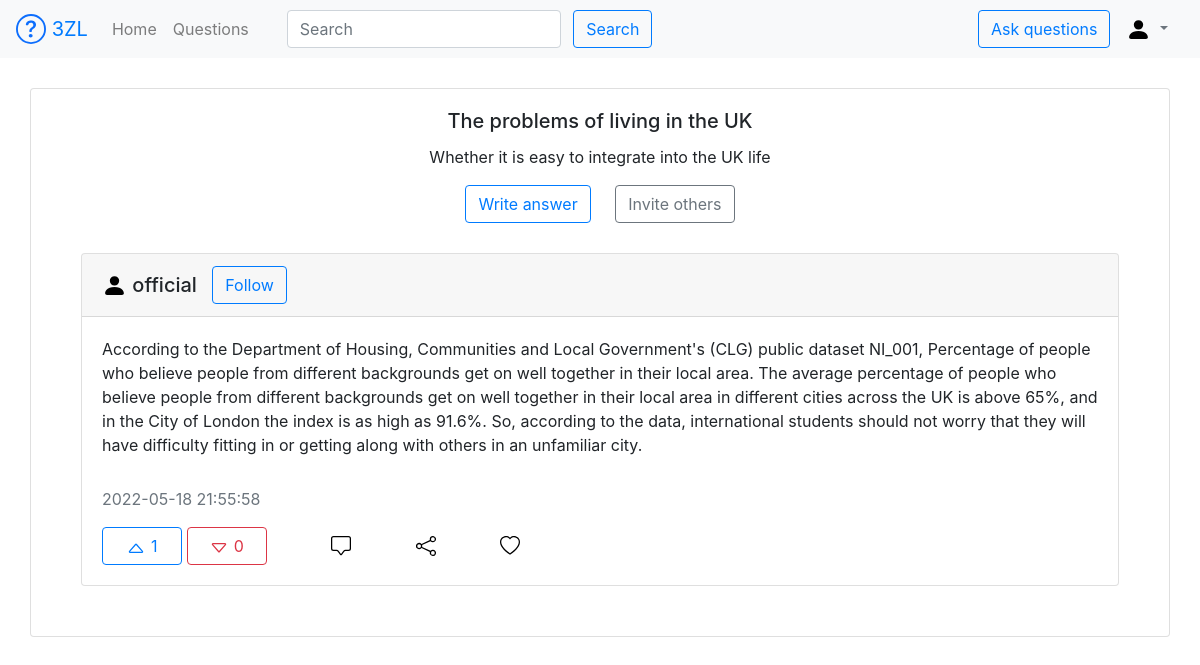
/question8, run on the app's committed database.
### appdir/models.py (models this page shows, shortened)
class Question(db.Model):
    id = db.Column(db.Integer, primary_key=True)
    title = db.Column(db.String(100), index=True)
    description = db.Column(db.String(300), index=True)
    datetime = db.Column(db.DateTime)
    user_id = db.Column(db.Integer, db.ForeignKey('user.id'))
    type = db.Column(db.Integer)
    status = db.Column(db.Integer)

class User(db.Model):
    id = db.Column(db.Integer, primary_key=True)
    username = db.Column(db.String(64), index=True, unique=True)
    email = db.Column(db.String(120), index=True, unique=True)
    original_password = db.Column(db.String(128))
    password_hash = db.Column(db.String(128))
    invitation_code = db.Column(db.String(32))
    status = db.Column(db.Integer)

class Answer(db.Model):
    id = db.Column(db.Integer, primary_key=True)
    content = db.Column(db.String(1000), index=True)
    datetime = db.Column(db.DateTime)
    user_id = db.Column(db.Integer, db.ForeignKey('user.id'))
    question_id = db.Column(db.Integer, db.ForeignKey('question.id'))

### appdir/routes.py (the view)
@app.route('/question<question_id>', methods=['GET', 'POST'])
def question(question_id):
    current_question = Question.query.filter(Question.id == question_id).first()
    question_form = QuestionForm()
    if question_form.validate_on_submit():
        return validate_question(question_form)
    answer_form = AnswerForm()
    if answer_form.validate_on_submit():
        return validate_answer(answer_form=answer_form, question_id=question_id)
    users_in_db = User.query.all()
    answers_in_db = Answer.query.filter(Answer.question_id == question_id)
    answer_ids = []
    for answer in answers_in_db:
        answer_ids.append(answer.id)
    answers = get_answers(answer_ids=answer_ids)
    return render_template(
        'question.html',
        username=session.get('USERNAME'),
        question_form=question_form,
        question=current_question,
        answer_form=answer_form,
        answers=answers,
        user_id=session.get('USERID'),
        users=users_in_db
    )

### appdir/forms.py
class QuestionForm(FlaskForm):
    title = StringField('Title', validators=[DataRequired()],
                        render_kw={'class': 'form-control', 'id': 'question-title'})
    description = TextAreaField('Description', validators=[DataRequired()],
                                render_kw={'class': 'form-control', 'id': 'question-des'})
    submit = SubmitField('Post', render_kw={'class': 'btn btn-outline-primary', 'id': 'submit-question'})

class AnswerForm(FlaskForm):
    content = TextAreaField('Content', validators=[DataRequired()],
                            render_kw={'class': 'form-control', 'id': 'answer-content'})
    submit = SubmitField('Post', render_kw={'class': 'btn btn-outline-primary', 'id': 'submit-answer'})

### appdir/templates/question.html (shortened to what this page needs)
{% extends 'base.html' %}
{% block content %}
    <div class="card text-center">
        <div class="card-body">
            <h5 class="card-title">{{ question.title }}</h5>
            <p class="card-text">{{ question.description }}</p>
            <button type="button" class="btn btn-outline-primary" id="write" data-toggle="modal"
                    data-target="#answer-modal">Write answer
            </button>
            <button type="button" class="btn btn-outline-secondary" data-toggle="modal" data-target="#invite-modal">
                Invite others
            </button>
            {% for answer in answers %}
                <div class="card text-left">
                    <h5 class="card-header">
                        <img src="../static/image/bootstrap-icon/person-fill.svg" width="25" height="25"
                             class="d-inline-block align-middle"
                             alt="" loading="lazy">
                        <span class="align-middle">{{ answer.username }}</span>
                        {% if answer.followed %}
                            <button type="button" class="btn btn-primary align-middle follow-btn">Followed</button>
                        {% else %}
                            <button type="button" class="btn btn-outline-primary align-middle follow-btn">Follow
                            </button>
                        {% endif %}
                    </h5>
                    <div class="card-body">
                        <p class="card-text">{{ answer.content }}</p>
                        <div id="my-div">
                            <p class="card-text text-muted">{{ answer.time }}</p>
                            <button type="button" class="btn btn-outline-primary agree-btn">
                                <svg xmlns="http://www.w3.org/2000/svg" width="20" height="20" fill="currentColor"
                                     class="bi bi-caret-up" viewBox="0 0 16 16">
                                    <path fill-rule="evenodd"
                                          d="M3.204 11L8 5.519 12.796 11H3.204zm-.753-.659l4.796-5.48a1 1 0 0 1 1.506 0l4.796 5.48c.566.647.106 1.659-.753 1.659H3.204a1 1 0 0 1-.753-1.659z"/>
                                </svg>
                                {{ answer.agree }}
                            </button>
                            <button type="button" class="btn btn-outline-danger disagree-btn">
                                <svg xmlns="http://www.w3.org/2000/svg" width="20" height="20" fill="currentColor"
                                     class="bi bi-caret-down" viewBox="0 0 16 16">
                                    <path fill-rule="evenodd"
                                          d="M3.204 5L8 10.481 12.796 5H3.204zm-.753.659l4.796 5.48a1 1 0 0 0 1.506 0l4.796-5.48c.566-.647.106-1.659-.753-1.659H3.204a1 1 0 0 0-.753 1.659z"/>
                                </svg>
                                {{ answer.disagree }}
                            </button>
                            <img src="../static/image/bootstrap-icon/chat-square.svg" width="20" height="20"
                                 class="d-inline-block align-middle" data-toggle="collapse"
                                 data-target="#multiCollapse{{ loop.index }}" aria-expanded="false"
                                 aria-controls="multiCollapse{{ loop.index }}"
                                 alt="" loading="lazy">
                            <img src="../static/image/bootstrap-icon/share.svg" width="20" height="20"
                                 class="d-inline-block align-middle"
                                 alt="" loading="lazy">
                            {% if answer.like %}
                                <img src="../static/image/bootstrap-icon/heart-fill.svg" width="20"
                                     height="20"
                                     class="d-inline-block align-middle heart"
                                     alt="" loading="lazy">
                            {% else %}
                                <img src="../static/image/bootstrap-icon/heart.svg" width="20" height="20"
                                     class="d-inline-block align-middle heart"
                                     alt="" loading="lazy">
                            {% endif %}
                        </div>
                    </div>
                </div>
            {% endfor %}
        </div>
    </div>
{% endblock %}

### appdir/templates/question.html (style rules this page uses)
.card { margin: 30px; }
#my-div { margin-top: 30px; }
#write { margin-right: 20px; }
#my-div img { margin-left: 60px; cursor: pointer; }
.agree-btn { width: 80px; }
.disagree-btn { width: 80px; }
.follow-btn { margin-left: 10px; }

### data on the page
Question: title "The problems of living in the UK", description "Whether it is easy to integrate into the UK life"
User: username "official"
Answer: content "According to the Department of Housing, Communities and Local Government's (CLG) public dataset NI_001, Percentage of people who believe people from different backgrounds get on well together in their local area. The average percentage of people who believe people from different backgrounds get on well together in their local area in different cities across the UK is above 65%, and in the City of London the index is as high as 91.6%. So, according to the data, international students should not worry that they will have difficulty fitting in or getting along with others in an unfamiliar city."

### other printed values
{{ answer.time }} "2022-05-18 21:55:58"
{{ answer.agree }} "1"
{{ answer.disagree }} "0"
